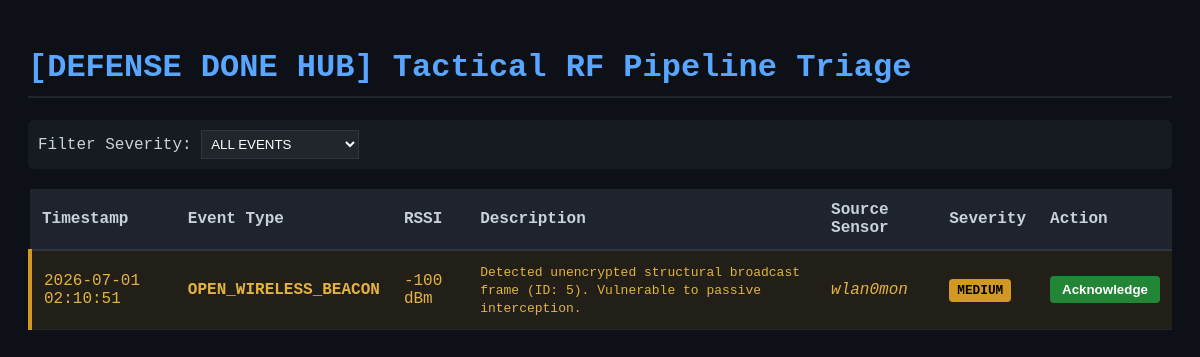
Before: /soc/ with the older database file.
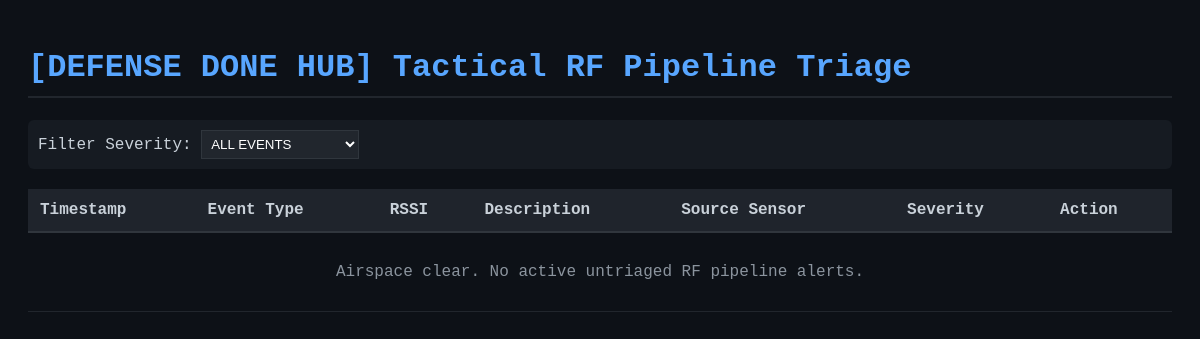
After: the same page with the newer database file.
### apps/dashboard/models.py (models this page shows, shortened)
class SecurityEvent(models.Model):
    SEVERITY_CHOICES = [
        ('LOW', 'Low Risk'),
        ('MEDIUM', 'Medium Risk'),
        ('HIGH', 'High Risk / Tactical Threat'),
    ]
    event_type = models.CharField(max_length=120)
    severity = models.CharField(max_length=20, choices=SEVERITY_CHOICES, default='LOW')
    description = models.TextField(blank=True)
    rssi = models.IntegerField(null=True, blank=True, help_text="Signal strength indicator in dBm")
    source = models.CharField(max_length=120, blank=True)
    created_at = models.DateTimeField(auto_now_add=True)
    is_triaged = models.BooleanField(default=False)
    class Meta:
        ordering = ['-created_at']

### apps/dashboard/views.py (the view)
# urls.py: path("soc/", views.soc_dashboard, name="soc_dashboard"),
def soc_dashboard(request):
    logs = SecurityEvent.objects.filter(is_triaged=False)
    severity_filter = request.GET.get("severity")
    if severity_filter in ["LOW", "MEDIUM", "HIGH"]:
        logs = logs.filter(severity=severity_filter)
    return render(
        request,
        "dashboard/soc_triage.html",
        {"logs": logs},
    )

### apps/dashboard/templates/dashboard/soc_triage.html (shortened to what this page needs)
<!DOCTYPE html>
<html lang="en">
<head>
</head>
<body>
    <h1>[DEFENSE DONE HUB] Tactical RF Pipeline Triage</h1>
    <div class="filter-bar">
        <form method="GET" action="">
            <label for="severity">Filter Severity: </label>
            <select name="severity" id="severity" onchange="this.form.submit()" style="background: #21262d; color: white; padding: 5px; border: 1px solid #30363d;">
                <option value="">ALL EVENTS</option>
            </select>
        </form>
    </div>
    <table class="triage-table">
        <thead>
            <tr>
                <th>Timestamp</th>
                <th>Event Type</th>
                <th>RSSI</th>
                <th>Description</th>
                <th>Source Sensor</th>
                <th>Severity</th>
                <th>Action</th>
            </tr>
        </thead>
        <tbody>
            {% for log in logs %}
            <tr id="log-row-{{ log.pk }}" class="severity-{{ log.severity }}">
                <td>{{ log.created_at|date:"Y-m-d H:i:s" }}</td>
                <td><strong>{{ log.event_type }}</strong></td>
                <td>{% if log.rssi %}{{ log.rssi }} dBm{% else %}N/A{% endif %}</td>
                <td><code>{{ log.description }}</code></td>
                <td><em>{{ log.source|default:"Unknown Node" }}</em></td>
                <td><span class="badge badge-{{ log.severity }}">{{ log.severity }}</span></td>
                <td>
                    <button class="action-btn" onclick="triageIncident({{ log.pk }})">Acknowledge</button>
                </td>
            </tr>
            {% empty %}
            <tr>
                <td colspan="7" style="text-align: center; color: #8b949e; padding: 30px;">Airspace clear. No active untriaged RF pipeline alerts.</td>
            </tr>
            {% endfor %}
        </tbody>
    </table>
</body>
</html>

### apps/dashboard/templates/dashboard/soc_triage.html (style rules this page uses)
body { background: #0d1117; color: #c9d1d9; font-family: 'Courier New', monospace; padding: 20px; }
h1 { color: #58a6ff; border-bottom: 2px solid #21262d; padding-bottom: 10px; }
.filter-bar { margin-bottom: 20px; padding: 10px; background: #161b22; border-radius: 6px; }
.triage-table { width: 100%; border-collapse: collapse; margin-top: 10px; }
.triage-table th { background: #1f242c; padding: 12px; text-align: left; border-bottom: 2px solid #30363d; }
.triage-table td { padding: 12px; border-bottom: 1px solid #21262d; }

Changed rows visible on the page:
no longer on this page (row edited): SecurityEvent: created_at "2026-07-01 02:10:51", event_type "OPEN_WIRELESS_BEACON", rssi "-100", description "Detected unencrypted structural broadcast frame (ID: 5). Vulnerable to passive interception.", source "wlan0mon", severity "MEDIUM"
Other visible differences:
text now shown: "Airspace clear. No active untriaged RF pipeline alerts."
